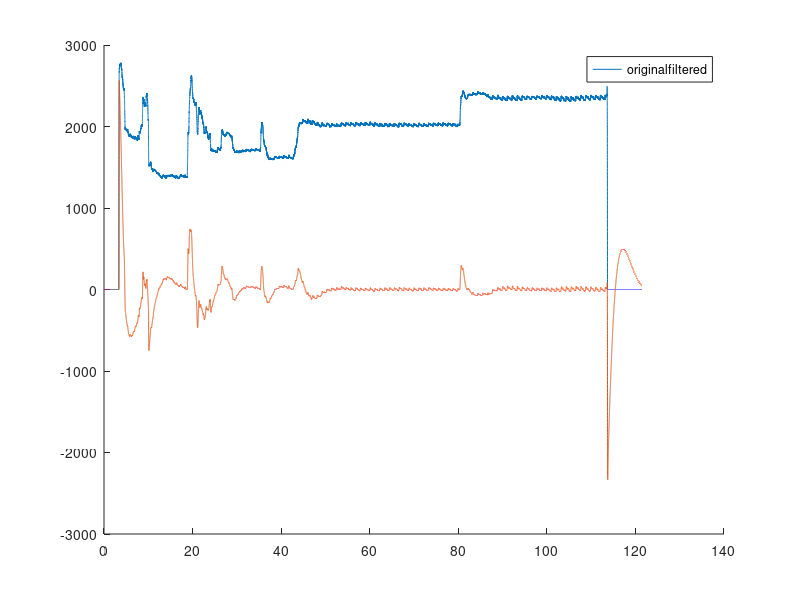

MATLAB code for this plot: (Note: this script raises an error after producing the figure.)
clc, close all, clear all

fs = 1000;
d = importdata("raw_data.txt");
%d = d(50000:75000);
t = (0:(length(d)-1))/fs;

[b1,a1] = butter(2, [0.1, 10]/(fs/2));
%filtered = bandpass(d, [0.25,25], fs);
filtered = filter(b1, a1, d);


hold on
plot(t, d)
plot(t, filtered)
legend(["original", "filtered"])
[ignore, times] = findpeaks(filtered, t, "MinPeakProminence", 30);
figure
findpeaks(filtered, t, "MinPeakProminence", 30);
figure
hold on
plot(times(1:end-1), movmean(60./diff(times), 2))
plot(times(1:end-1), movmean(60./diff(times), 3))
plot(times(1:end-1), movmean(60./diff(times), 4))
plot(times(1:end-1), movmean(60./diff(times), 5))
format long


